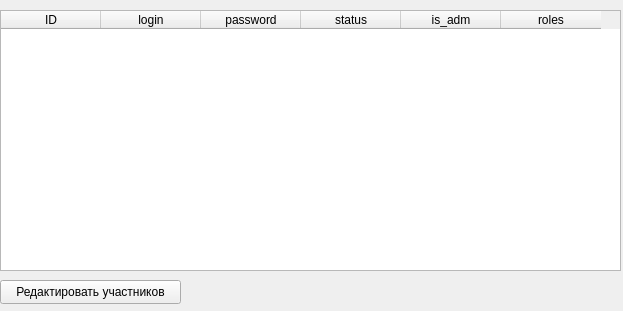
<?xml version="1.0" encoding="UTF-8"?>
<ui version="4.0">
 <class>moduleAdm</class>
 <widget class="QWidget" name="moduleAdm">
  <property name="geometry">
   <rect>
    <x>0</x>
    <y>0</y>
    <width>623</width>
    <height>311</height>
   </rect>
  </property>
  <property name="windowTitle">
   <string>Form</string>
  </property>
  <widget class="QTableWidget" name="tableWidget">
   <property name="geometry">
    <rect>
     <x>0</x>
     <y>10</y>
     <width>621</width>
     <height>261</height>
    </rect>
   </property>
   <property name="minimumSize">
    <size>
     <width>621</width>
     <height>0</height>
    </size>
   </property>
   <property name="editTriggers">
    <set>QAbstractItemView::NoEditTriggers</set>
   </property>
   <column>
    <property name="text">
     <string>ID</string>
    </property>
   </column>
   <column>
    <property name="text">
     <string>login</string>
    </property>
   </column>
   <column>
    <property name="text">
     <string>password</string>
    </property>
   </column>
   <column>
    <property name="text">
     <string>status</string>
    </property>
   </column>
   <column>
    <property name="text">
     <string>is_adm</string>
    </property>
   </column>
   <column>
    <property name="text">
     <string>roles</string>
    </property>
   </column>
  </widget>
  <widget class="QPushButton" name="pushButton">
   <property name="geometry">
    <rect>
     <x>0</x>
     <y>280</y>
     <width>181</width>
     <height>24</height>
    </rect>
   </property>
   <property name="text">
    <string>Редактировать участников</string>
   </property>
  </widget>
 </widget>
 <resources/>
 <connections/>
</ui>
